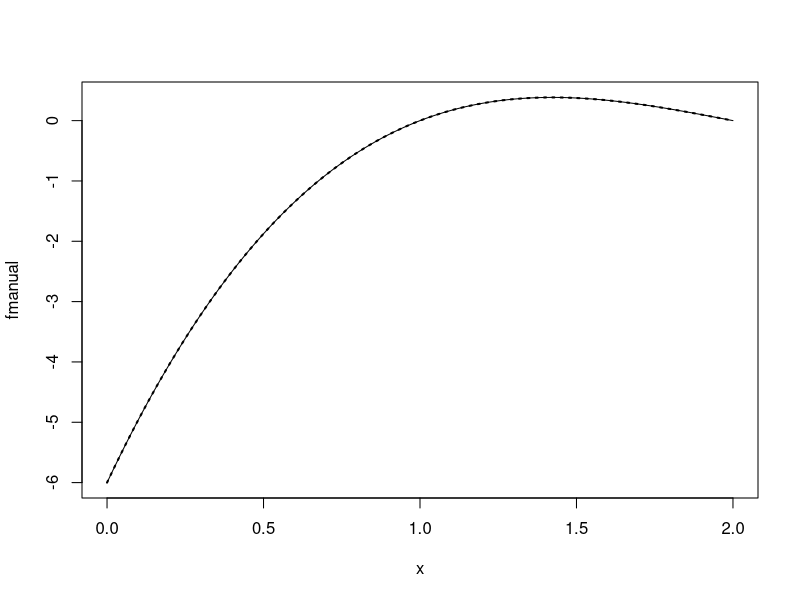
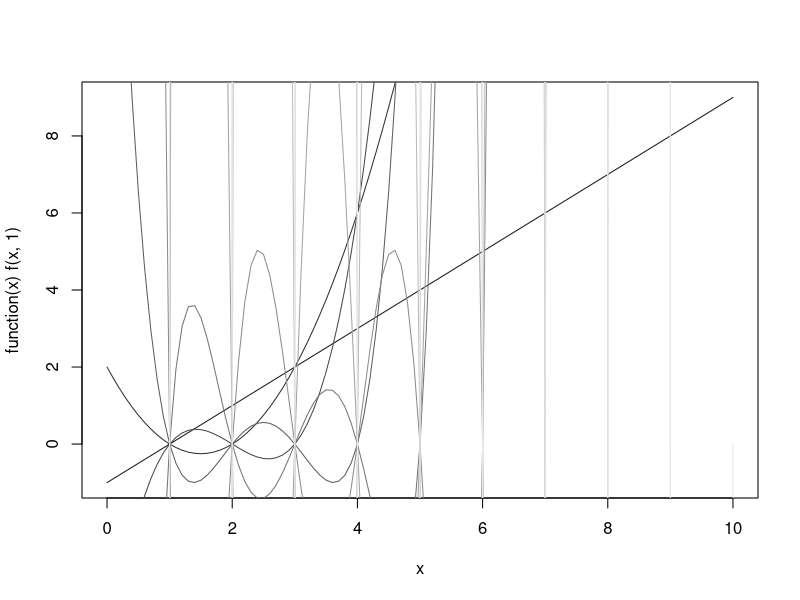
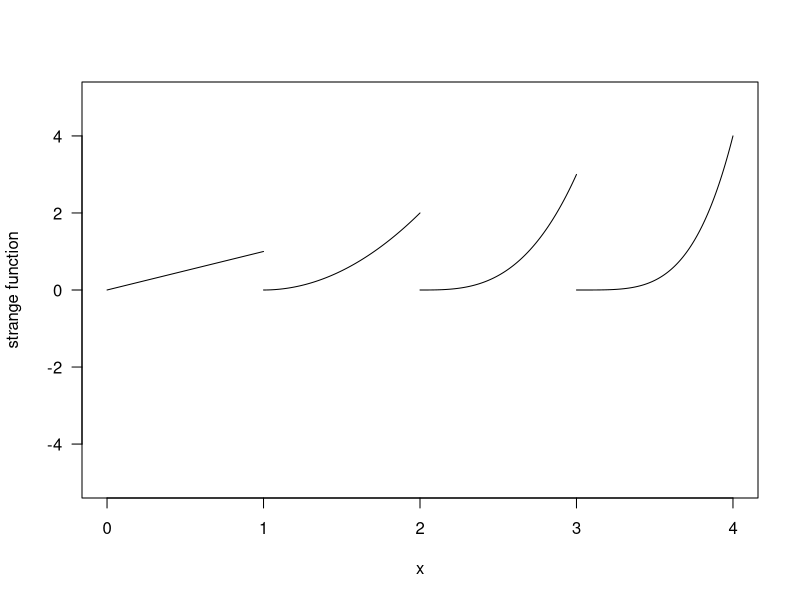

Reproduce these figures in R, in order.
## ---- chunk 1
knitr::opts_chunk$set(echo = TRUE)
## ---- chunk 2
(xs <- seq(1, 10, by=1))
## ---- chunk 3
fmanual <- function(x) (x-xs[1])*(x-xs[2])*(x-xs[3])
## ---- chunk 4
f <- function(x, n){
  val <- 1
  for(i in 1:n){
    ## what would happen if we wanted to exclude a certain i from the product?
    val <- val*(x - xs[[i]])
  }
  return(val)
}
## ---- chunk 5
fmanual(1)
f(1, 3)
plot(fmanual, xlim=c(0, 2))
plot(function(x)f(x,3), xlim=c(0, 2), add=T, lty=3, lwd=2)
## graphs are superimposed
## ---- chunk 6

plot(function(x)f(x, 1), xlim=c(0, 10), col=gray(1/(length(xs)+1)))
## '+1' just ensures we don't have a color that is pure white
for(i in 2:length(xs)){
  plot(function(x)f(x, i), xlim=c(0, 10), add=T, col=gray(i/(length(xs)+1)))
}
## ---- chunk 7
pow  <- c(1,2, 3, 4)
plot(NULL, xlim=c(0, 4), ylim=c(-5, 5), las=1, ylab="strange function", xlab="x")
plot(function(x) (x - 0)^pow[1], xlim=c(0, 1), add=T)
for(i in 2:length(pow)){
  cat("interval is", 0 + (i-1)*1, "to", 0 + (i)*1,"\n")
  plot(function(x)pow[i]*(x-(0+(i-1)*1))^pow[i], xlim=c(0 + (i-1)*1, 0 + (i)*1), add=T)
}
